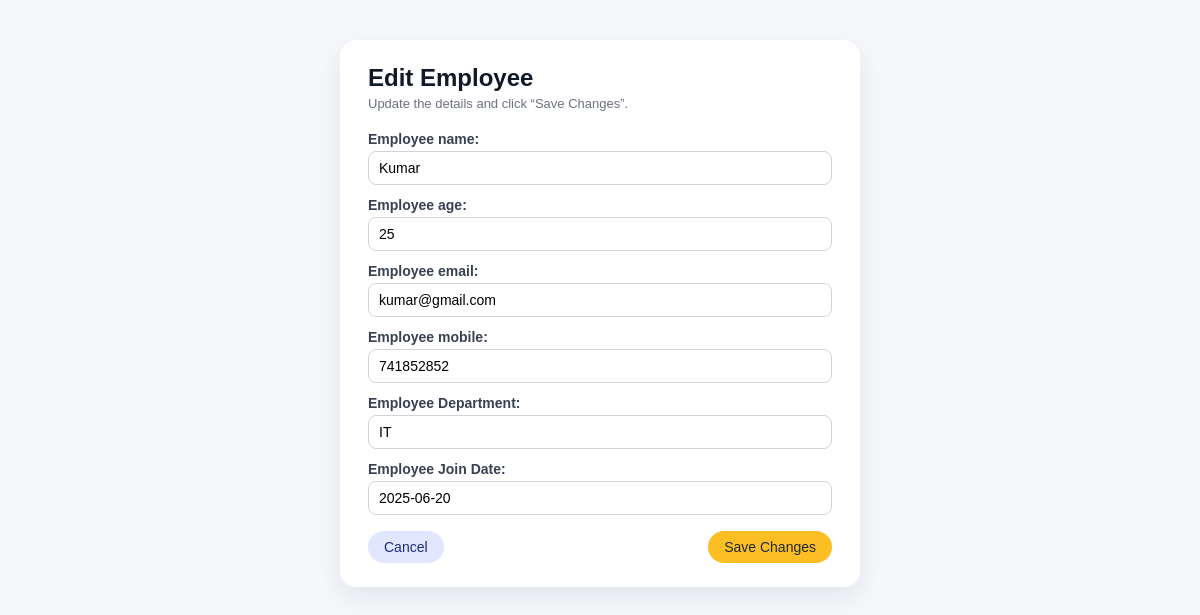
The app's page /update/1/, older data.
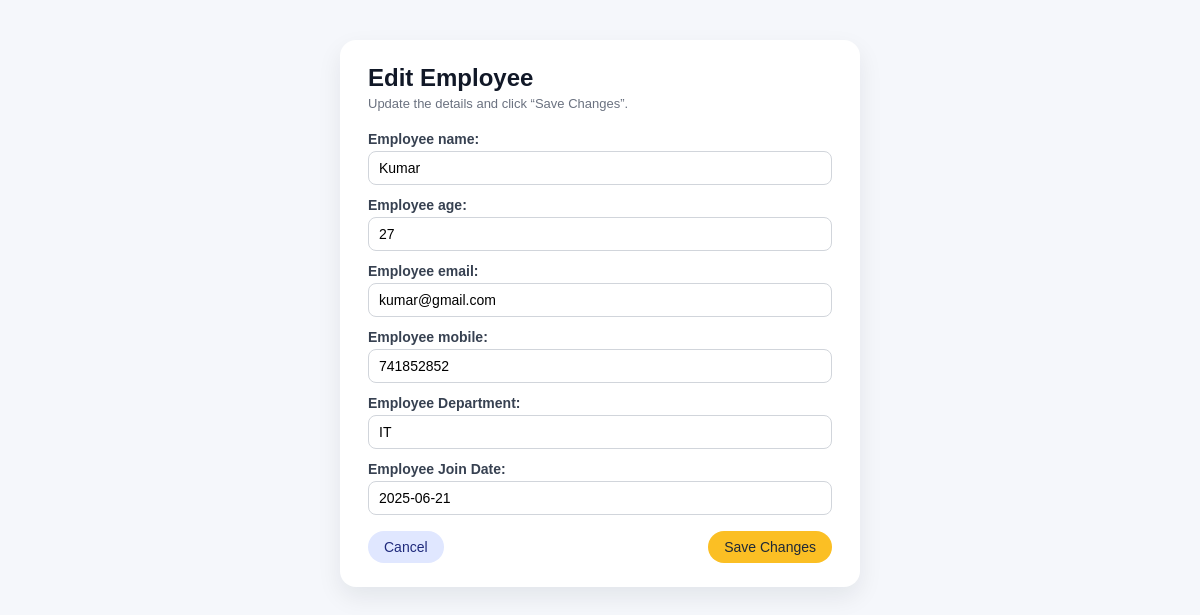
The same page, newer data.
### app1/models.py (models this page shows)
class Employees(models.Model):
    Employee_name = models.CharField(max_length=50)
    Employee_age = models.IntegerField()
    Employee_email = models.EmailField(unique=True)
    Employee_mobile = models.BigIntegerField()
    Employee_Department = models.CharField(max_length=50)
    Employee_Join_Date = models.DateField()

### app1/views.py (the view)
# urls.py: path("update/<int:id>/",update,name='edit'),
def update(request, id):
    data = get_object_or_404(Employees, id=id)
    if request.method == "POST":
        form = Employee_update_form(request.POST, instance=data)
        if form.is_valid():
            form.save()
            return redirect('home')
    else:
        form = Employee_update_form(instance=data)
    context = {
        'form': form
    }
    return render(request, 'update.html', context)

### app1/forms1.py
class Employee_update_form(forms.ModelForm):
    class Meta:
        model = Employees
        fields = '__all__'

### templates/update.html (shortened to what this page needs)
<!DOCTYPE html>
<html>
<head>
    {% load static %}
    <link rel="stylesheet" href="{% static 'css/style.css' %}">
</head>
<body>
<div class="page-shell">
    <div class="card card--narrow">
        <div class="card-header">
            <div>
                <h1 class="card-title">Edit Employee</h1>
                <p class="card-subtitle">Update the details and click “Save Changes”.</p>
            </div>
        </div>
        <div class="form-body">
            <form method="post">
                {{ form.as_p }}
                <div class="form-footer">
                    <a href="{% url 'home' %}" class="btn btn-secondary">Cancel</a>
                    <button class="btn btn-warning" type="submit">Save Changes</button>
                </div>
            </form>
        </div>
    </div>
</div>
</body>
</html>

Row changes from the older to the newer data that the page shows:
changed Employees "Kumar": Employee_age "25" → "27"; Employee_Join_Date "2025-06-20" → "2025-06-21"
